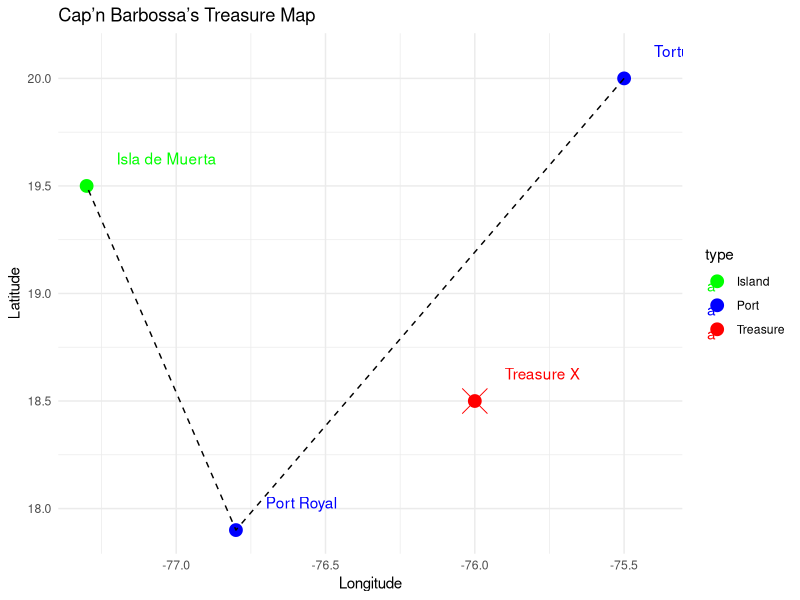

Recreate this plot in R.
# treasure_map.R - Chart a treasure map fer Cap’n Barbossa
# By Captain Jack Sparrow, April 12, 2025

# Load the rigging (libraries)
library(ggplot2)

# Set the sea (coords fer islands and ports)
locations <- data.frame(
  name = c("Tortuga", "Port Royal", "Isla de Muerta", "Treasure X"),
  x = c(-75.5, -76.8, -77.3, -76.0),  # Longitude (ish)
  y = c(20.0, 17.9, 19.5, 18.5),      # Latitude (ish)
  type = c("Port", "Port", "Island", "Treasure")
)

# Plot the course
map <- ggplot(locations, aes(x = x, y = y, color = type)) +
  geom_point(size = 4, shape = 19) +  # Ports and X as dots
  geom_text(aes(label = name), hjust = 0, vjust = 0, nudge_x = 0.1, nudge_y = 0.1) +  # Names
  geom_path(data = locations[1:3, ], aes(group = 1), color = "black", linetype = "dashed") +  # Route
  geom_point(data = locations[4, ], aes(x = x, y = y), shape = 4, size = 8, color = "red") +  # Big red X
  labs(title = "Cap’n Barbossa’s Treasure Map", x = "Longitude", y = "Latitude") +
  theme_minimal() +
  scale_color_manual(values = c("Port" = "blue", "Island" = "green", "Treasure" = "red"))

# Save the map to the log
ggsave("../docs/treasure_map.png", map, width = 8, height = 6)
print("Treasure map charted at SevenVoices/docs/treasure_map.png, Cap’n!")
